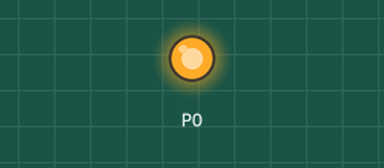
Bench run of a program on a simulated BBC micro:bit running MicroPython. Shown: output pins drawn as LEDs (lit = HIGH). At 0.0 s the program stops and its outputs stay as they are.

Above: at 0.1 s.
Timing chart, 0 to 1.5 s (numbered marks = the images above):
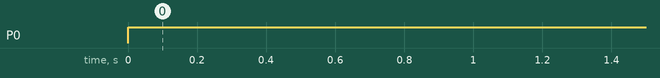

The program:

______.py
```python
"""
Author：Ethan
Date:2021/07/12
引脚 0 的电线接到有源蜂鸣器的正极，引脚 GND 的电线连接到负极
有源蜂鸣器和无源蜂鸣器的区别是，
    有源蜂鸣器接通电源就能够发声音
    无源蜂鸣器需要不断的改变电位
"""

from microbit import *
# 1 代表启动，0 代表关闭
pin0.write_digital(1)
```

Measured:
- by itself, P0: LOW → HIGH at 0.00 s
